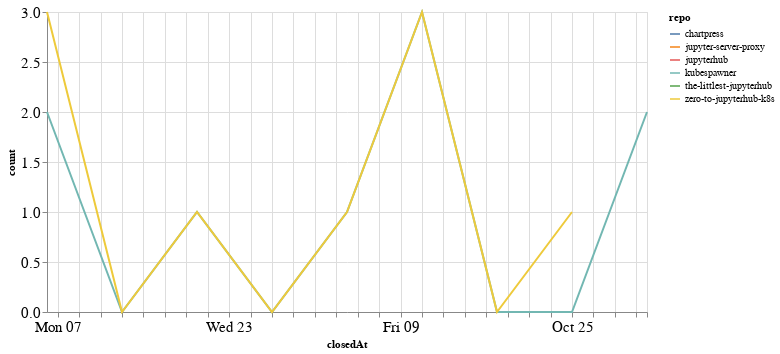

Here is the notebook cell this chart was saved with:
### Code cell
closed_by_time = closed_by.groupby('repo').resample('W', on='closedAt').count()['author'].reset_index()
closed_by_time = closed_by_time.rename(columns={'author': 'count'})

alt.Chart(closed_by_time, width=600).mark_line().encode(
    x='closedAt',
    y='count',
    color='repo',
    tooltip="repo"
)

### Figure 1 — Vega-Lite specification as saved in the notebook (floating-point values rounded to 4 significant figures)
{"config": {"axisLeft": {"labelFontSize": 15}, "axisBottom": {"labelFontSize": 15}}, "data": {"name": "data-79367b469e8fabb3001f40f6c04223d2"}, "mark": "line", "encoding": {"color": {"type": "nominal", "field": "repo"}, "tooltip": {"type": "nominal", "field": "repo"}, "x": {"type": "temporal", "field": "closedAt"}, "y": {"type": "quantitative", "field": "count"}}, "width": 600, "$schema": "https://vega.github.io/schema/vega-lite/v4.8.1.json", "datasets": {"data-79367b469e8fabb3001f40f6c04223d2": [{"repo": "chartpress", "closedAt": "2020-11-01T00:00:00", "count": 1}, {"repo": "jupyter-server-proxy", "closedAt": "2020-09-20T00:00:00", "count": 2}, {"repo": "jupyterhub", "closedAt": "2020-09-20T00:00:00", "count": 1}, {"repo": "kubespawner", "closedAt": "2020-09-06T00:00:00", "count": 2}, {"repo": "kubespawner", "closedAt": "2020-09-13T00:00:00", "count": 0}, {"repo": "kubespawner", "closedAt": "2020-09-20T00:00:00", "count": 1}, {"repo": "kubespawner", "closedAt": "2020-09-27T00:00:00", "count": 0}, {"repo": "kubespawner", "closedAt": "2020-10-04T00:00:00", "count": 1}, {"repo": "kubespawner", "closedAt": "2020-10-11T00:00:00", "count": 3}, {"repo": "kubespawner", "closedAt": "2020-10-18T00:00:00", "count": 0}, {"repo": "kubespawner", "closedAt": "2020-10-25T00:00:00", "count": 0}, {"repo": "kubespawner", "closedAt": "2020-11-01T00:00:00", "count": 2}, {"repo": "the-littlest-jupyterhub", "closedAt": "2020-09-20T00:00:00", "count": 1}, {"repo": "zero-to-jupyterhub-k8s", "closedAt": "2020-09-06T00:00:00", "count": 3}, {"repo": "zero-to-jupyterhub-k8s", "closedAt": "2020-09-13T00:00:00", "count": 0}, {"repo": "zero-to-jupyterhub-k8s", "closedAt": "2020-09-20T00:00:00", "count": 1}, {"repo": "zero-to-jupyterhub-k8s", "closedAt": "2020-09-27T00:00:00", "count": 0}, {"repo": "zero-to-jupyterhub-k8s", "closedAt": "2020-10-04T00:00:00", "count": 1}, {"repo": "zero-to-jupyterhub-k8s", "closedAt": "2020-10-11T00:00:00", "count": 3}, {"repo": "zero-to-jupyterhub-k8s", "closedAt": "2020-10-18T00:00:00", "count": 0}, {"repo": "zero-to-jupyterhub-k8s", "closedAt": "2020-10-25T00:00:00", "count": 1}]}}
